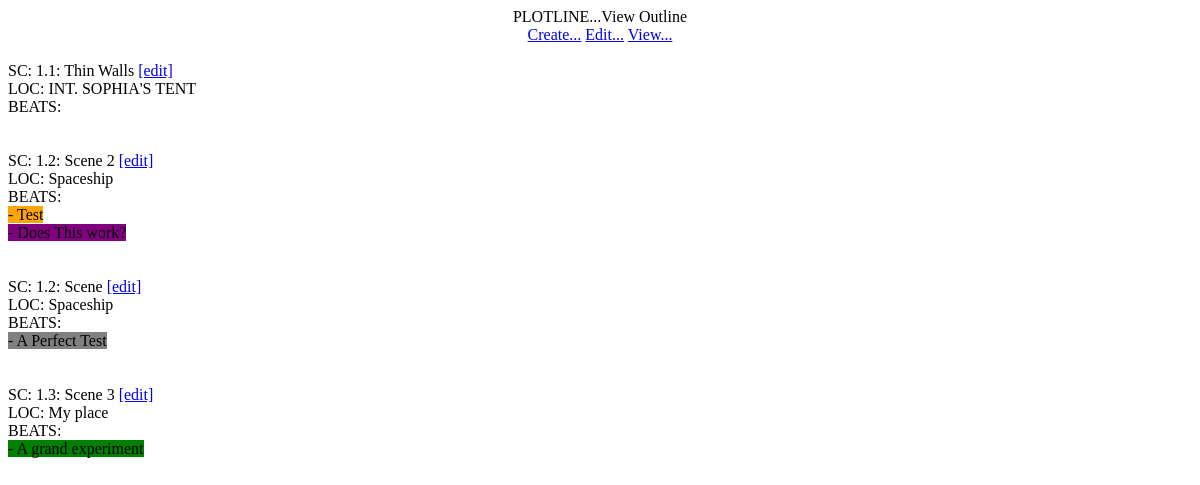
The app's page /viewoutline, older data.
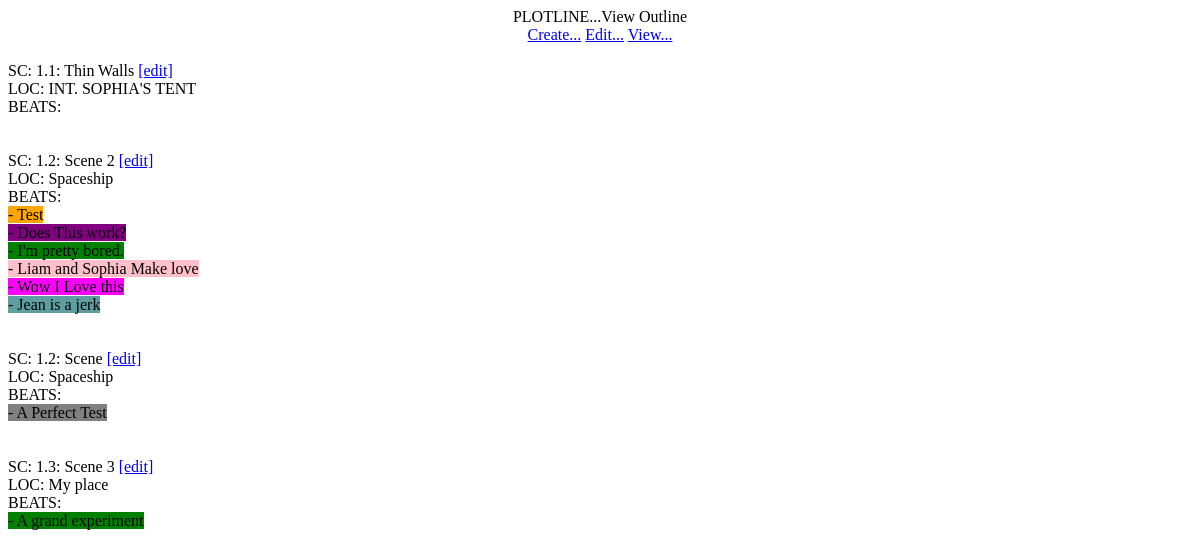
The same page, newer data.
### tables this page shows
CREATE TABLE "MAIN" (
	"KEY"	INTEGER UNIQUE,
	"CHAPTER"	INTEGER,
	"SCENE"	INTEGER,
	"TITLE"	TEXT UNIQUE,
	"LOCATION"	TEXT,
	"TAGS"	TEXT,
	PRIMARY KEY("KEY" AUTOINCREMENT)
);

CREATE TABLE "SCENE" (
	"KEY"	INTEGER,
	"NARRATIVE"	TEXT,
	"scene75"	TEXT,
	"scene76"	TEXT,
	"scene77"	TEXT,
	"scene78"	TEXT,
	"scene79"	TEXT,
	"scene80"	TEXT,
	"scene81"	TEXT,
	"scene82"	TEXT,
	"scene83"	TEXT,
	"scene84"	TEXT,
	"scene85"	TEXT
, scene86 TEXT, scene87 TEXT, scene88 TEXT, scene89 TEXT, scene90 TEXT, scene91 TEXT);

### plotline.py (the view)
@app.route('/viewoutline')
def viewoutline():
	import sqlite3
	connection = sqlite3.connect('projdbs/' + database)
	connection.row_factory = sqlite3.Row
	cursor = connection.cursor()
	cursor.execute('SELECT * FROM MAIN WHERE TITLE is not NULL ORDER BY\
	 CHAPTER, SCENE' )
	info = cursor.fetchall()
	cursor.execute('SELECT * FROM SCENE WHERE KEY != "NULL"')
	beats = cursor.fetchall()
	return render_template('viewoutline.html', info=info, beats=beats)

### templates/viewoutline.html (shortened to what this page needs)
<!DOCTYPE html PUBLIC "-//W3C//DTD HTML 4.01//EN" "http://www.w3.org/TR/html4/strict.dtd">
<html><head>
</head><body>
<div style="text-align: center;">PLOTLINE...View Outline<br>
   <a href="\createscene">Create...</a>
  <a href="\editscene">Edit...</a>
  <a href="\viewoutline">View...</a>
  <br>
  <br>
<div style="text-align: left;">
{% for row in info %}
SC: {{row['CHAPTER']}}.{{row['SCENE']}}: {{row['TITLE']}}<a href="\editscene\{{row['KEY']}}">[edit]</a><br>
LOC: {{row['LOCATION']}}<br>
BEATS:<br>
{% for beat in beats %}
{% set scenenumber = "scene" + row['KEY']|string %}
{% if beat['KEY'] == row['KEY'] %}
{% if beat['NARRATIVE'] == 'Prisoners' %}
{% set color = 'orange' %}
{% elif beat['NARRATIVE'] == 'Terrorism' %}
{% set color = 'purple' %}
{% elif beat['NARRATIVE'] == 'Liam + Sophia' %}
{% set color = 'pink' %}
{% elif beat['NARRATIVE'] == 'Emma is a spy' %}
{% set color = 'gray' %}
{% elif beat['NARRATIVE'] == 'Jean is Evil' %}
{% set color = 'cadetblue' %}
{% elif beat['NARRATIVE'] == 'Elijah Investigates' %}
{% set color = 'green' %}
{% elif beat['NARRATIVE'] == 'Emma is Dead' %}
{% set color = 'silver' %}
{% elif beat['NARRATIVE'] == 'Rachel + Ben' %}
{% set color = 'fuchsia' %}
{% elif beat['NARRATIVE'] == 'Ben + Sophia' %}
{% set color = 'maroon' %}
{% elif beat['NARRATIVE'] == 'Rachel needs Bens Help' %}
{% set color = 'lime' %}
{% elif beat['NARRATIVE'] == 'Sophia Investigates Repairs' %}
{% set color = 'olive' %}
{% elif beat['NARRATIVE'] == 'Liam Investigates Terrorism' %}
{% set color = 'yellow' %}
{% elif beat['NARRATIVE'] == 'Jean + Sophia' %}
{% set color = 'navy' %}
{% elif beat['NARRATIVE'] == 'Emma + Jean' %}
{% set color = 'teal' %}
{% elif beat['NARRATIVE'] == 'The ONHR' %}
{% set color = 'aqua' %}
{% elif beat['NARRATIVE'] == 'Special' %}
{% set color = 'red' %}
{% endif %}
<span style="background-color: {{ color }};"> - {{ beat[scenenumber] }}</span> <br>
{% endif %}
{% endfor %}
<br>
<br>
{% endfor %}
</div>
</body></html>

Row changes from the older to the newer data that the page shows:
added SCENE: scene89 "I'm pretty bored.", shown under MAIN "Scene 2"
added SCENE: scene89 "Liam and Sophia Make love", shown under MAIN "Scene 2"
added SCENE: scene89 "Wow I Love this", shown under MAIN "Scene 2"
added SCENE: scene89 "Jean is a jerk", shown under MAIN "Scene 2"
